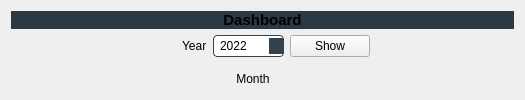
      <widget class="QWidget" name="tab_4">
       <attribute name="title">
        <string>Page</string>
       </attribute>
       <layout class="QGridLayout" name="gridLayout_34">
        <item row="3" column="4">
         <widget class="QLabel" name="label_34">
          <property name="sizePolicy">
           <sizepolicy hsizetype="Maximum" vsizetype="Maximum">
            <horstretch>0</horstretch>
            <verstretch>0</verstretch>
           </sizepolicy>
          </property>
          <property name="text">
           <string>       Month</string>
          </property>
         </widget>
        </item>
        <item row="3" column="3">
         <spacer name="horizontalSpacer_32">
          <property name="orientation">
           <enum>Qt::Horizontal</enum>
          </property>
          <property name="sizeHint" stdset="0">
           <size>
            <width>40</width>
            <height>20</height>
           </size>
          </property>
         </spacer>
        </item>
        <item row="1" column="0">
         <spacer name="horizontalSpacer_20">
          <property name="orientation">
           <enum>Qt::Horizontal</enum>
          </property>
          <property name="sizeHint" stdset="0">
           <size>
            <width>40</width>
            <height>20</height>
           </size>
          </property>
         </spacer>
        </item>
        <item row="3" column="5">
         <spacer name="horizontalSpacer_33">
          <property name="orientation">
           <enum>Qt::Horizontal</enum>
          </property>
          <property name="sizeHint" stdset="0">
           <size>
            <width>40</width>
            <height>20</height>
           </size>
          </property>
         </spacer>
        </item>
        <item row="1" column="7">
         <spacer name="horizontalSpacer_35">
          <property name="orientation">
           <enum>Qt::Horizontal</enum>
          </property>
          <property name="sizeHint" stdset="0">
           <size>
            <width>40</width>
            <height>20</height>
           </size>
          </property>
         </spacer>
        </item>
        <item row="1" column="5">
         <widget class="QPushButton" name="pushButton_19">
          <property name="text">
           <string>Show</string>
          </property>
         </widget>
        </item>
        <item row="1" column="6">
         <spacer name="horizontalSpacer_36">
          <property name="orientation">
           <enum>Qt::Horizontal</enum>
          </property>
          <property name="sizeHint" stdset="0">
           <size>
            <width>40</width>
            <height>20</height>
           </size>
          </property>
         </spacer>
        </item>
        <item row="1" column="3">
         <widget class="QLabel" name="label_33">
          <property name="sizePolicy">
           <sizepolicy hsizetype="Maximum" vsizetype="Maximum">
            <horstretch>0</horstretch>
            <verstretch>0</verstretch>
           </sizepolicy>
          </property>
          <property name="layoutDirection">
           <enum>Qt::RightToLeft</enum>
          </property>
          <property name="text">
           <string>          Year</string>
          </property>
         </widget>
        </item>
        <item row="1" column="2">
         <spacer name="horizontalSpacer_37">
          <property name="orientation">
           <enum>Qt::Horizontal</enum>
          </property>
          <property name="sizeHint" stdset="0">
           <size>
            <width>40</width>
            <height>20</height>
           </size>
          </property>
         </spacer>
        </item>
        <item row="0" column="0" colspan="10">
         <widget class="QLabel" name="label_20">
          <property name="sizePolicy">
           <sizepolicy hsizetype="Preferred" vsizetype="Fixed">
            <horstretch>0</horstretch>
            <verstretch>0</verstretch>
           </sizepolicy>
          </property>
          <property name="font">
           <font>
            <family>MS Shell Dlg 2</family>
            <pointsize>10</pointsize>
            <weight>9</weight>
            <italic>false</italic>
            <bold>false</bold>
           </font>
          </property>
          <property name="styleSheet">
           <string notr="true">background-color: rgb(44, 57, 66);
border:none;
border-color: rgb(153, 153, 153);

</string>
          </property>
          <property name="text">
           <string>&lt;html&gt;&lt;head/&gt;&lt;body&gt;&lt;p align=&quot;center&quot;&gt;&lt;span style=&quot; font-size:11pt; font-weight:600;&quot;&gt;Dashboard&lt;/span&gt;&lt;/p&gt;&lt;/body&gt;&lt;/html&gt;</string>
          </property>
          <property name="textFormat">
           <enum>Qt::RichText</enum>
          </property>
         </widget>
        </item>
        <item row="1" column="4">
         <widget class="QSpinBox" name="spinBox">
          <property name="styleSheet">
           <string notr="true">
QSpinBox {
    selection-background-color: #1464A0;
    border-style: solid;
    border: 1px solid #32414B;
    border-radius: 4px;
    padding-top: 2px;     /* This fix  #103, #111*/
    padding-bottom: 2px;  /* This fix  #103, #111*/
    padding-left: 4px;
    padding-right: 4px;
    min-width: 10px;
}

QSpinBox:on {
	background-color: rgb(50, 65, 75);
    selection-background-color: #1464A0;
}

QSpinBox::drop-down {
	background-color: rgb(50, 65, 75);
    subcontrol-origin: padding;
    subcontrol-position: top right;
    width: 20px;
    border-top-right-radius: 3px;
    border-bottom-right-radius: 3px;
}

 QSpinBox::up-button {
	background-color: rgb(50, 65, 75);
}
 QSpinBox::down-button {
	background-color: rgb(50, 65, 75);
}

 QSpinBox::up-button:hover {
	background-color: rgb(207, 207, 207);
    border-style: solid;
    border: 1px solid #32414B;
    border-radius: 2px;
}
QSpinBox::down-button:hover{
	background-color: rgb(207, 207, 207);
    border-style: solid;
    border: 1px solid #32414B;
    border-radius: 2px;
}
 QSpinBox::up-button:pressed {
	background-color: rgb(21, 30, 38);
}
 QSpinBox::down-button:pressed {
	background-color: rgb(21, 30, 38);
}
</string>
          </property>
          <property name="maximum">
           <number>100000000</number>
          </property>
          <property name="value">
           <number>2022</number>
          </property>
          <property name="displayIntegerBase">
           <number>10</number>
          </property>
         </widget>
        </item>
        <item row="1" column="1">
         <spacer name="horizontalSpacer_34">
          <property name="orientation">
           <enum>Qt::Horizontal</enum>
          </property>
          <property name="sizeHint" stdset="0">
           <size>
            <width>40</width>
            <height>20</height>
           </size>
          </property>
         </spacer>
        </item>
        <item row="2" column="0" colspan="10">
         <widget class="PlotWidget" name="widget_2" native="true">
          <property name="styleSheet">
           <string notr="true"/>
          </property>
         </widget>
        </item>
        <item row="1" column="9">
         <spacer name="horizontalSpacer_29">
          <property name="orientation">
           <enum>Qt::Horizontal</enum>
          </property>
          <property name="sizeHint" stdset="0">
           <size>
            <width>40</width>
            <height>20</height>
           </size>
          </property>
         </spacer>
        </item>
       </layout>
      </widget>
